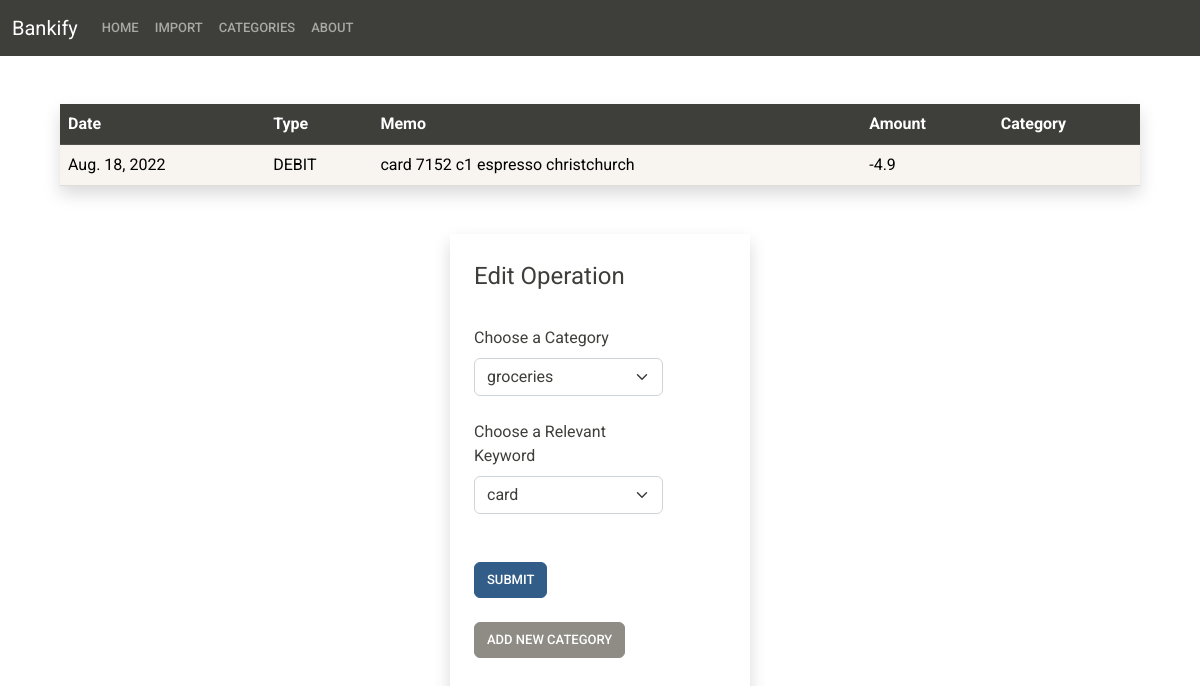
Page /2022081804 on the committed database.
### main/models.py (models this page shows, shortened)
class Operations(models.Model):
    date = models.DateField()
    type = models.CharField(max_length=10)
    uniqueid = models.IntegerField(unique=True)
    memo = models.CharField(max_length=200)
    amount = models.FloatField()
    category = models.CharField(max_length=200)

### main/views.py (the view)
# urls.py: path("<int:id>", views.operation, name="operation"),
def operation(request, id):
    operation = Operations.objects.get(uniqueid=id)
    keyword_memo = operation.memo.split()
    if request.method == 'POST':
        print(request.POST)
        form = NewCategoryForm(request.POST)
        if form.is_valid():
            new_category = Categories(name = form.cleaned_data['name'])
            new_category.save()
            return render(request, 'main/operation.html', {
                'operation':operation,
                'categories': Categories.objects.all(),
                'keyword_memo': keyword_memo,
                'form': NewCategoryForm,
                'succes': True
                })
    else:
        form = NewCategoryForm()
    return render(request, 'main/operation.html', {
        'operation':operation,
        'categories': Categories.objects.all(),
        'keyword_memo': keyword_memo,
        'form': NewCategoryForm()
        })

### main/forms.py
class NewCategoryForm(forms.ModelForm):
    class Meta:
        model = Categories
        fields = ['name']
        widgets = {
            'name': forms.TextInput
        }

### main/templates/main/operation.html (shortened to what this page needs)
{% extends 'main/base.html' %}
{% block menu_navbar %}
<ul class="navbar-nav me-auto">
    <li class="nav-item">
      <a class="nav-link" href={% url 'index' %}>Home</a>
    </li>
    <li class="nav-item">
      <a class="nav-link" href={% url 'importcsv'%}>Import</a>
    </li>
    <li class="nav-item">
      <a class="nav-link" href={%url 'categories'%}>Categories</a>
    </li>
    <li class="nav-item">
      <a class="nav-link" href="#">About</a>
    </li>
</ul>
{%endblock menu_navbar%}
{% block content %}
<div class="container-fluid mt-5 w-auto ms-5 me-5" >
    <table class="table table-hover shadow">
        <thead>
            <tr class="table-dark">
                <th scope="col">Date</th>
                <th scope="col">Type</th>
                <th scope="col">Memo</th>
                <th scope="col">Amount</th>
                <th scope="col">Category</th>
            </tr>
        </thead>
        <tbody>
             <tr class="table-light">
                    <td>{{ operation.date }}</td>
                    <td>{{ operation.type }}</td>
                    <td>{{ operation.memo }}</td>
                    <td>{{ operation.amount }}</td>
                    <td>{{ operation.category }}</td>
             </tr>
        </tbody>
    </table>
</div>
<div class="container-fluid shadow mt-5 w-25 p-4" >
  <form method ="POST" action={% url 'operation' operation.uniqueid %}>
    <fieldset class="w-75">
      <legend>Edit Operation</legend>
      <div class="form-group " >
        <label for="selectcategory" class="form-label mt-4">Choose a Category</label>
        <select required class="form-select" id="selectcategory">
          {% for category in categories %}
            <option>{{ category.name }}</option>
          {% endfor %}
        </select>
      </div>
      <div class="form-group">
        <label for="selectkeyword" class="form-label mt-4">Choose a Relevant Keyword</label>
        <select class="form-select" id="selectkeyword">
          {% for keyword in keyword_memo %}
            <option>{{ keyword }}</option>
          {% endfor %}
        </select>
      </div>
      <button type="submit" class="btn btn-primary mt-5 mb-3">Submit</button>
      </fieldset>
  </form>
  <div class="mb-5">
    <button type="submit" class="btn btn-secondary mt-2"  data-bs-toggle="modal" data-bs-target="#modaladdcat">Add New Category</button>
  </div>
</div>
{% endblock content %}

### rows in the picture
Operations: date "Aug. 18, 2022", type "DEBIT", memo "card 7152 c1 espresso christchurch", amount "-4.9"

### other values in the picture
form field value "groceries"
form field value "card"
